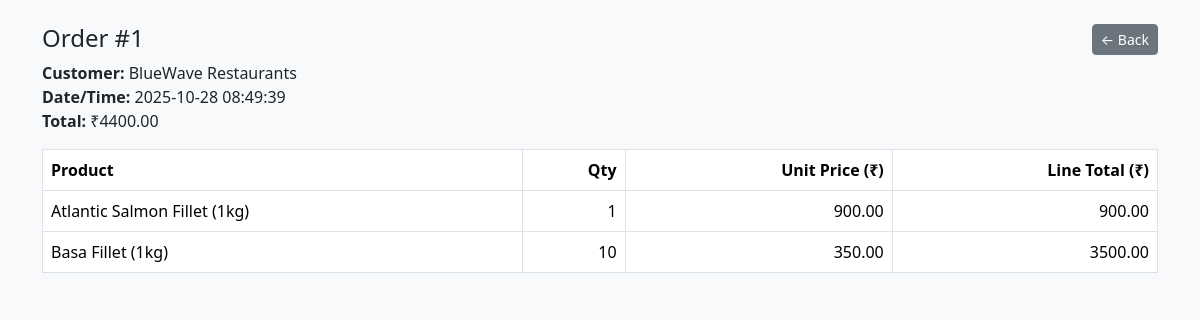
The app's page /orders/1 (signed in) with its own data.
### tables this page shows
CREATE TABLE orders (
    order_id INTEGER PRIMARY KEY AUTOINCREMENT,
    customer_id INTEGER NOT NULL,
    order_date TIMESTAMP DEFAULT CURRENT_TIMESTAMP,
    created_by INTEGER NOT NULL, -- which admin recorded it
    total_amount REAL NOT NULL,  -- final INR for this order
    status TEXT DEFAULT 'finalized',
    FOREIGN KEY(customer_id) REFERENCES customers(customer_id),
    FOREIGN KEY(created_by) REFERENCES users(user_id)
);

CREATE TABLE customers (
    customer_id INTEGER PRIMARY KEY AUTOINCREMENT,
    name TEXT NOT NULL,
    phone TEXT,
    email TEXT,
    notes TEXT,
    status TEXT DEFAULT 'active',
    opening_balance REAL DEFAULT 0 -- INR carried forward
);

CREATE TABLE order_items (
    item_id INTEGER PRIMARY KEY AUTOINCREMENT,
    order_id INTEGER NOT NULL,
    product_id INTEGER NOT NULL,
    quantity INTEGER NOT NULL,
    unit_price REAL NOT NULL,   -- price used for THIS customer NOW
    line_total REAL NOT NULL,   -- quantity * unit_price
    FOREIGN KEY(order_id) REFERENCES orders(order_id),
    FOREIGN KEY(product_id) REFERENCES products(product_id)
);

CREATE TABLE products (
    product_id INTEGER PRIMARY KEY AUTOINCREMENT,
    name TEXT NOT NULL,
    description TEXT,
    base_price REAL NOT NULL, -- INR
    image_path TEXT,          -- e.g. 'static/images/prawns.jpg'
    is_active INTEGER DEFAULT 1
);

### app.py (the view)
@app.route("/orders/<int:order_id>")
def order_view(order_id):
    if not is_logged_in():
        return redirect(url_for("login"))
    order_header, line_items = get_order_details(order_id)
    if not order_header:
        return "Order not found", 404
    return render_template(
        "order_view.html",
        business_name="ABC Sea Foods",
        username=session.get("username"),
        order_header=order_header,
        line_items=line_items
    )

### app.py (called while the page is built)
def get_db():
    conn = sqlite3.connect(DB_PATH)
    conn.row_factory = sqlite3.Row
    return conn

def is_logged_in():
    return "user_id" in session

def get_order_details(order_id):
    conn = get_db()
    order_row = conn.execute("""
        SELECT
            o.order_id,
            o.order_date,
            o.total_amount,
            c.name AS customer_name
        FROM orders o
        JOIN customers c ON c.customer_id = o.customer_id
        WHERE o.order_id = ?;
    """, (order_id,)).fetchone()
    items = conn.execute("""
        SELECT
            oi.quantity,
            oi.unit_price,
            oi.line_total,
            p.name AS product_name
        FROM order_items oi
        JOIN products p ON p.product_id = oi.product_id
        WHERE oi.order_id = ?;
    """, (order_id,)).fetchall()
    conn.close()
    return order_row, items

### templates/order_view.html (shortened to what this page needs)
<!DOCTYPE html>
<html>
<head>
  <link rel="stylesheet"
        href="https://cdn.jsdelivr.net/npm/bootstrap@5.3.3/dist/css/bootstrap.min.css">
</head>
<body class="bg-light p-4">
<div class="container">
  <div class="mb-3 d-flex justify-content-between align-items-start">
    <div>
      <h4>Order #{{ order_header.order_id }}</h4>
      <div><strong>Customer:</strong> {{ order_header.customer_name }}</div>
      <div><strong>Date/Time:</strong> {{ order_header.order_date }}</div>
      <div><strong>Total:</strong> ₹{{ "%.2f"|format(order_header.total_amount) }}</div>
    </div>
    <div>
      <a class="btn btn-secondary btn-sm" href="{{ url_for('orders_today') }}">← Back</a>
    </div>
  </div>
  <table class="table table-bordered align-middle">
    <thead>
      <tr>
        <th>Product</th>
        <th class="text-end">Qty</th>
        <th class="text-end">Unit Price (₹)</th>
        <th class="text-end">Line Total (₹)</th>
      </tr>
    </thead>
    <tbody>
    {% for line in line_items %}
      <tr>
        <td>{{ line.product_name }}</td>
        <td class="text-end">{{ line.quantity }}</td>
        <td class="text-end">{{ "%.2f"|format(line.unit_price) }}</td>
        <td class="text-end">{{ "%.2f"|format(line.line_total) }}</td>
      </tr>
    {% endfor %}
    </tbody>
  </table>
</div>
</body>
</html>

### records on screen
orders: order_id "1", order_date "2025-10-28 08:49:39", total_amount "4400.00"
customers: customer_name "BlueWave Restaurants"
order_items: product_name "Atlantic Salmon Fillet (1kg)", quantity "1", unit_price "900.00", line_total "900.00"
order_items: product_name "Basa Fillet (1kg)", quantity "10", unit_price "350.00", line_total "3500.00"
